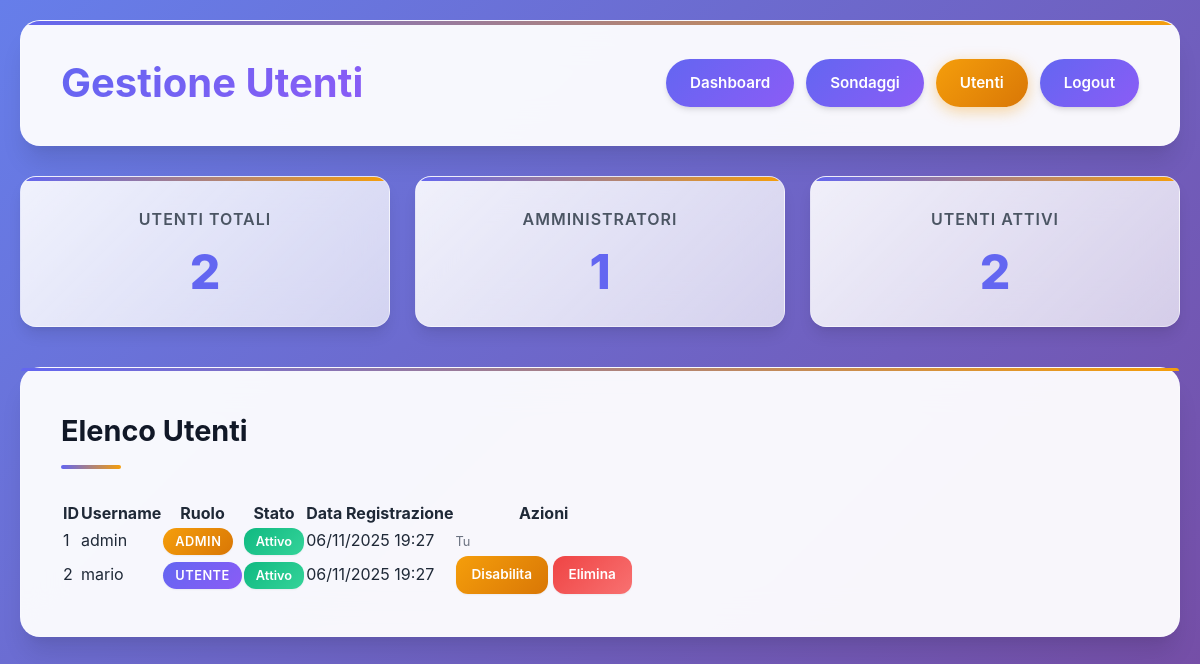
The page /admin_manage_polls.php (signed in) on the database its author committed.
### tables this page shows
CREATE TABLE users (
    id INT AUTO_INCREMENT PRIMARY KEY,
    username VARCHAR(50) UNIQUE NOT NULL,
    password VARCHAR(255) NOT NULL,
    is_admin TINYINT(1) DEFAULT 0,
    is_active TINYINT(1) DEFAULT 1,
    created_at DATETIME DEFAULT CURRENT_TIMESTAMP
);

### admin_manage_polls.php (the view, shortened to what this page needs)
<?php
global $pdo;
$stmt = $pdo->query("
    SELECT id, username, is_admin, is_active, created_at
    FROM users
    ORDER BY created_at DESC
");
$users = $stmt->fetchAll();
$stats_stmt = $pdo->query("
    SELECT
        COUNT(*) as total_users,
        SUM(is_admin) as admin_count,
        SUM(is_active) as active_users
    FROM users
");
$stats = $stats_stmt->fetch();
?>
<!DOCTYPE html>
<html lang="it">
<head>
    <link rel="stylesheet" href="style.css">
</head>
<body>
    <div class="container">
        <header class="header">
            <h1>Gestione Utenti</h1>
            <nav class="nav">
                <a href="admin_dashboard.php" class="nav-link">Dashboard</a>
                <a href="admin_manage_polls.php" class="nav-link">Sondaggi</a>
                <a href="user_management.php" class="nav-link active">Utenti</a>
                <a href="logout.php" class="nav-link">Logout</a>
            </nav>
        </header>
        <div class="stats-grid">
            <div class="stat-card">
                <h3>Utenti Totali</h3>
                <div class="stat-number"><?= $stats['total_users'] ?></div>
            </div>
            <div class="stat-card">
                <h3>Amministratori</h3>
                <div class="stat-number"><?= $stats['admin_count'] ?></div>
            </div>
            <div class="stat-card">
                <h3>Utenti Attivi</h3>
                <div class="stat-number"><?= $stats['active_users'] ?></div>
            </div>
        </div>
        <section class="section">
            <h2 class="section-title">Elenco Utenti</h2>
            <div class="table-container">
                <table class="data-table">
                    <thead>
                        <tr>
                            <th>ID</th>
                            <th>Username</th>
                            <th>Ruolo</th>
                            <th>Stato</th>
                            <th>Data Registrazione</th>
                            <th>Azioni</th>
                        </tr>
                    </thead>
                    <tbody>
                        <?php foreach ($users as $user): ?>
                            <tr>
                                <td><?= $user['id'] ?></td>
                                <td><?= htmlspecialchars($user['username']) ?></td>
                                <td>
                                    <span class="role-badge <?= $user['is_admin'] ? 'admin' : 'user' ?>">
                                        <?= $user['is_admin'] ? 'Admin' : 'Utente' ?>
                                    </span>
                                </td>
                                <td>
                                    <span class="status-badge <?= $user['is_active'] ? 'active' : 'inactive' ?>">
                                        <?= $user['is_active'] ? 'Attivo' : 'Inattivo' ?>
                                    </span>
                                </td>
                                <td><?= date('d/m/Y H:i', strtotime($user['created_at'])) ?></td>
                                <td>
                                    <div class="action-buttons">
                                        <?php if ($user['id'] != $_SESSION['user_id']): ?>
                                            <a href="user_management.php?action=toggle&id=<?= $user['id'] ?>"
                                               class="btn-small <?= $user['is_active'] ? 'btn-warning' : 'btn-success' ?>">
                                                <?= $user['is_active'] ? 'Disabilita' : 'Attiva' ?>
                                            </a>
                                            <?php if (!$user['is_admin']): ?>
                                                <a href="user_management.php?action=delete&id=<?= $user['id'] ?>"
                                                   class="btn-small btn-danger"
                                                   onclick="return confirm('Sei sicuro di voler eliminare questo utente?')">
                                                    Elimina
                                                </a>
                                            <?php endif; ?>
                                        <?php else: ?>
                                            <span style="color: var(--gray-500); font-size: 0.8rem;">Tu</span>
                                        <?php endif; ?>
                                    </div>
                                </td>
                            </tr>
                        <?php endforeach; ?>
                    </tbody>
                </table>
            </div>
        </section>
    </div>
</body>
</html>

### rows shown on the page
users: id "1", username "admin", is_admin "ADMIN", is_active "Attivo", created_at "06/11/2025 19:27", shows "Tu"
users: id "2", username "mario", is_admin "UTENTE", is_active "Attivo", created_at "06/11/2025 19:27"

### other values the page prints
$stats['total_users'] "2"
$stats['admin_count'] "1"
$stats['active_users'] "2"
